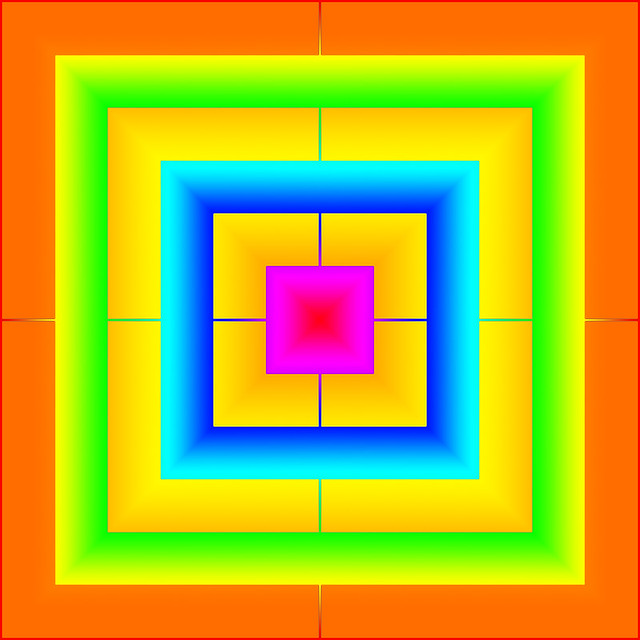
#> input picture in/heh.jpg, 640 x 640 px, found by its file name
$ python SIFT.py
#> lines starting #> are read from the running program, lines starting #| are printed output that depends on the picture
# -*- coding: utf-8 -*-
"""
Created by Dr.D.Antony Louis Piriyakumar

For 18AI742 Computer vision course

SIFT features
"""

#importing the opencv module
import cv2

img_in_dir = "/home/akugyo/Documents/GitHub/cv/in/"
img_out_dir ="/home/akugyo/Documents/GitHub/cv/out/"

img_in_fileName = "heh.jpg"
img_out_fileName = "O_Koeln_Kirche.jpg"

# img_in_fileName = "Chair1.jpg"
# img_out_fileName = "Chair1.jpg"

fu_img_in_fileName = img_in_dir + img_in_fileName
fu_img_out_fileName = img_out_dir + img_out_fileName

# using imread('path') and 0 denotes read as  grayscale image
in_img = cv2.imread(fu_img_in_fileName,1)
#> in_img is the input picture: shape (640, 640, 3); mean B, G, R 41.9, 178, 190.6
rows, cols = in_img.shape[:2]
#> rows = 640; cols = 640
img_shrinked = cv2.resize(in_img, (250, 200),
                         interpolation=cv2.INTER_AREA)
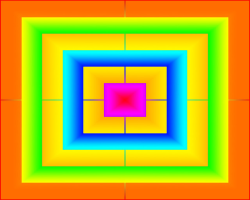
#> img_shrinked: shape (200, 250, 3); mean B, G, R 41.8, 178.1, 190.6
img_rotation = cv2.warpAffine(img_shrinked,
                             cv2.getRotationMatrix2D((cols/2, rows/2),
                                                    30, 0.6),
                             (cols, rows))
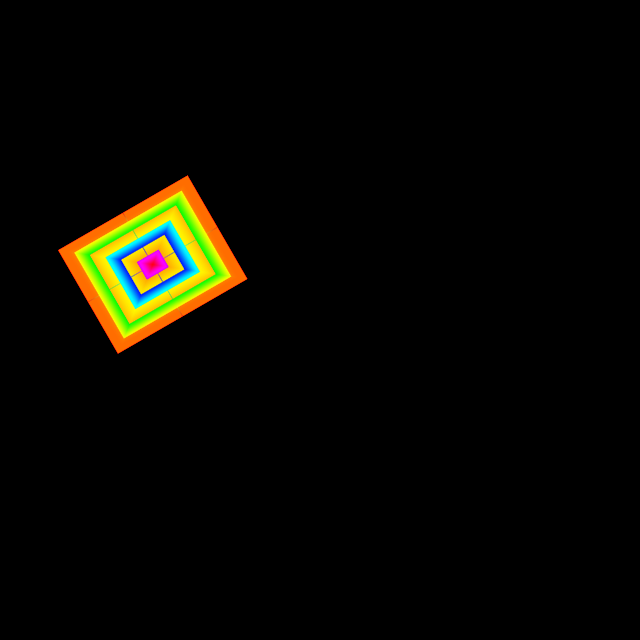
#> img_rotation: shape (640, 640, 3); mean B, G, R 1.8, 7.8, 8.4

 # Converting image to grayscale
gray= cv2.cvtColor(img_rotation,cv2.COLOR_BGR2GRAY)
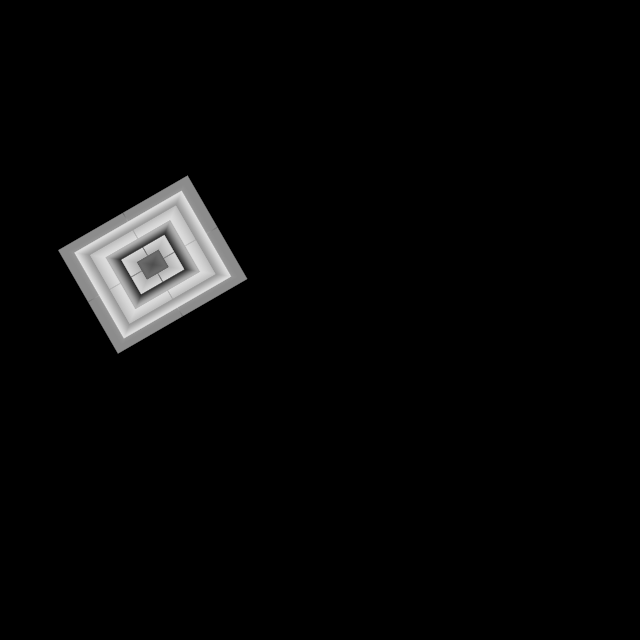
#> gray: shape (640, 640); min 0, max 225, mean 7.3

# Applying SIFT detector
sift = cv2.SIFT_create()
kp = sift.detect(gray, None)
#> kp = 70 keypoints; strongest (x, y, size): (209, 268, 40.9), (96, 260, 40.4), (129, 315, 41.8), (176, 214, 42.1)

# Marking the keypoint on the image using circles
out_img=cv2.drawKeypoints(gray ,
                      kp ,
                      in_img,
                      flags=cv2.DRAW_MATCHES_FLAGS_DRAW_RICH_KEYPOINTS)

cv2.imwrite(fu_img_out_fileName,out_img)

disp_in_img_name = "Input Image"
#This is using for display the image
cv2.imshow(disp_in_img_name,in_img)

disp_out_img_name = "Output Image"
#This is using for display the image
cv2.imshow(disp_out_img_name,out_img)

cv2.waitKey(3) # This is necessary to be required so that the image doesn't close immediately.
#It will run continuously until the key press.
# cv2.destroyAllWindows()
